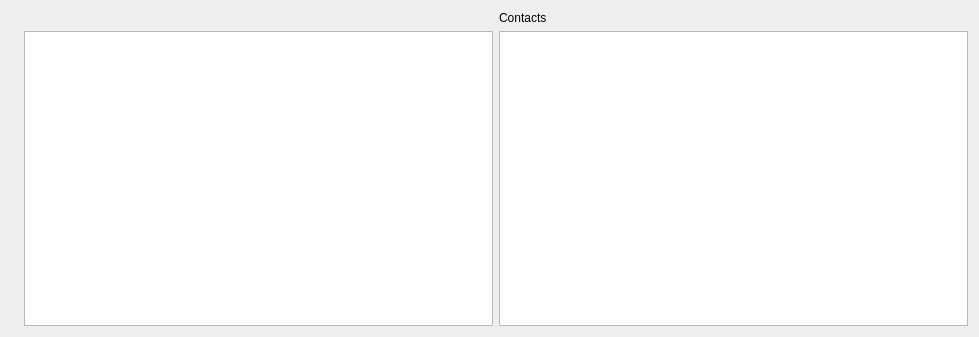
<?xml version="1.0" encoding="UTF-8"?>
<ui version="4.0">
 <class>fairwind::apps::portolano::ResultItem</class>
 <widget class="QWidget" name="fairwind::apps::portolano::ResultItem">
  <property name="geometry">
   <rect>
    <x>0</x>
    <y>0</y>
    <width>979</width>
    <height>337</height>
   </rect>
  </property>
  <property name="windowTitle">
   <string>ResultItem</string>
  </property>
  <layout class="QGridLayout" name="gridLayout">
   <item row="0" column="0">
    <layout class="QVBoxLayout" name="verticalLayout_0">
     <item>
      <layout class="QHBoxLayout" name="horizontalLayout_1">
       <item>
        <layout class="QVBoxLayout" name="verticalLayout_3">
         <item>
          <widget class="QLabel" name="label_Icon">
           <property name="sizePolicy">
            <sizepolicy hsizetype="Preferred" vsizetype="Expanding">
             <horstretch>0</horstretch>
             <verstretch>0</verstretch>
            </sizepolicy>
           </property>
           <property name="text">
            <string/>
           </property>
          </widget>
         </item>
        </layout>
       </item>
       <item>
        <layout class="QVBoxLayout" name="verticalLayout_1">
         <item>
          <widget class="QLabel" name="label_Name">
           <property name="text">
            <string/>
           </property>
           <property name="textFormat">
            <enum>Qt::RichText</enum>
           </property>
           <property name="alignment">
            <set>Qt::AlignCenter</set>
           </property>
          </widget>
         </item>
         <item>
          <widget class="QTextEdit" name="textEdit_Description">
           <property name="readOnly">
            <bool>true</bool>
           </property>
          </widget>
         </item>
        </layout>
       </item>
       <item>
        <layout class="QVBoxLayout" name="verticalLayout_2">
         <item>
          <widget class="QLabel" name="label_Contacts">
           <property name="text">
            <string>Contacts</string>
           </property>
          </widget>
         </item>
         <item>
          <widget class="QListWidget" name="listWidget_Contacts"/>
         </item>
        </layout>
       </item>
      </layout>
     </item>
    </layout>
   </item>
  </layout>
 </widget>
 <resources/>
 <connections/>
</ui>
